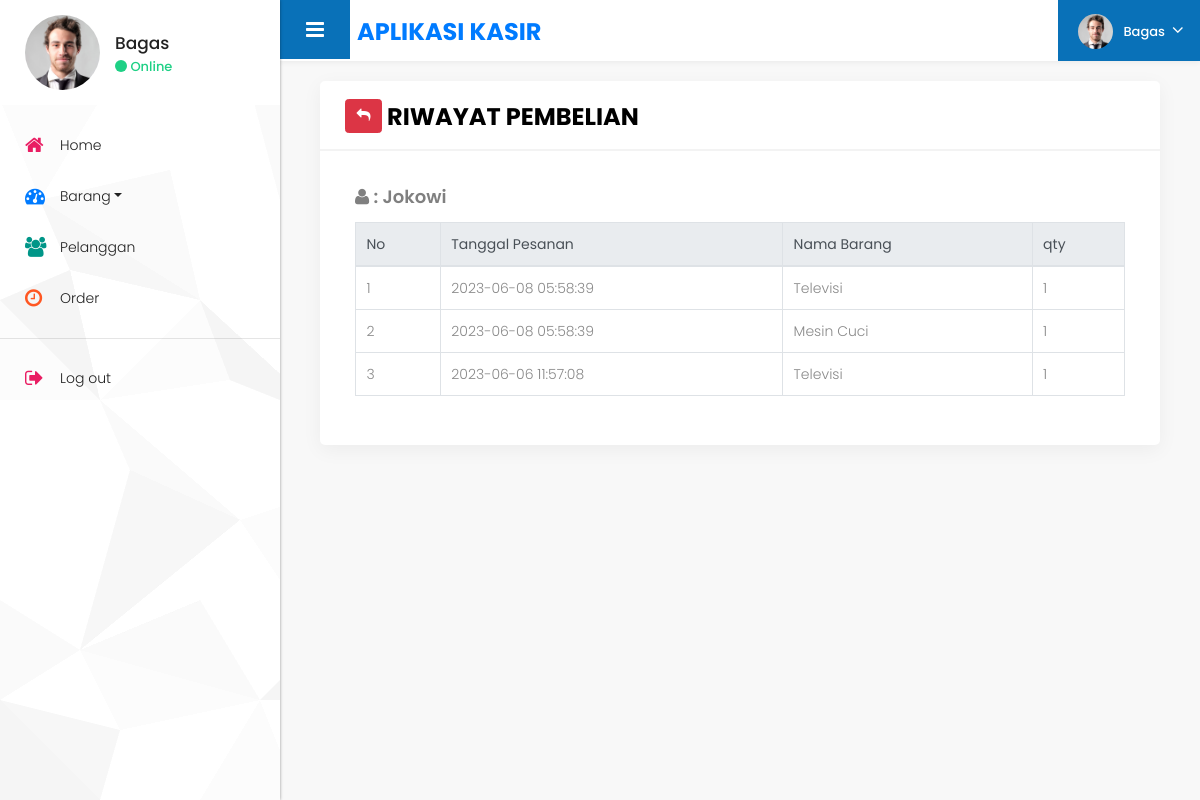
/_riwayat.php?id_pelanggan=17 (signed in), run on the app's committed database.
### tables this page shows
CREATE TABLE `pelanggan` (
  `id_pelanggan` int(11) NOT NULL,
  `nama_pelanggan` varchar(30) NOT NULL,
  `telp` varchar(16) NOT NULL,
  `alamat` varchar(50) NOT NULL
);

CREATE TABLE `detail_pesanan` (
  `id_detailpesanan` int(11) NOT NULL,
  `id_pesanan` int(11) NOT NULL,
  `id_brg` int(11) NOT NULL,
  `qty` int(11) NOT NULL
);

CREATE TABLE `pesanan` (
  `id_pesanan` int(11) NOT NULL,
  `tanggal_pesanan` timestamp NOT NULL DEFAULT current_timestamp(),
  `id_pelanggan` int(11) NOT NULL
);

CREATE TABLE `barang` (
  `id_brg` int(11) NOT NULL,
  `deskripsi` varchar(20) NOT NULL,
  `nama_brg` varchar(35) NOT NULL,
  `stok` int(30) NOT NULL,
  `harga` int(30) NOT NULL
);

### _riwayat.php (the view, shortened to what this page needs)
<?php
require_once('koneksi.php');
if (isset($_GET['id_pelanggan'])) {
    $id_pelanggan = $_GET['id_pelanggan'];
    $query = "SELECT p.*, b.nama_brg, d.qty FROM pesanan p JOIN detail_pesanan d ON p.id_pesanan = d.id_pesanan JOIN barang b ON d.id_brg = b.id_brg WHERE p.id_pelanggan='$id_pelanggan' ORDER BY p.tanggal_pesanan DESC";
    $data_riwayat = mysqli_query($conn, $query);
    $query_plgn = "SELECT nama_pelanggan FROM pelanggan WHERE id_pelanggan='$id_pelanggan'";
    $data_plgn = mysqli_query($conn, $query_plgn);
    $result_plgn = mysqli_fetch_assoc($data_plgn);
    $nama_pelanggan = $result_plgn['nama_pelanggan'];
} else {
    header("Location: pelanggan.php");
}
?>
<!DOCTYPE html>
<html lang="en">
<head>
    <?php require_once('layout/_css.php'); ?>
</head>
<body class="dashboard dashboard_2">
<div class="full_container">
    <div class="inner_container">
        <?php require_once('layout/_sidebar.php'); ?>
        <div id="content">
            <br>
            <?php require_once('layout/_topbar.php'); ?>
            <div class="midde_cont">
                <div class="col-md-12">
                    <div class="white_shd full margin_bottom_30">
                        <div class="full graph_head mb-0">
                            <div class="heading1 margin_0">
                                <a href="pelanggan.php" class="btn btn-danger"><i class="fa fa-mail-reply"></i></a>
                            </div>
                            <h3 class="ml-5">Riwayat Pembelian</h3>
                        </div>
                        <div class="table_section padding_infor_info">
                            <div class="table-responsive-sm">
                                <table class="table table-bordered">
                                <h4 style="color:grey;">
                                    <i class="fa fa-user"></i> : <?= $nama_pelanggan; ?>
                                </h4>
                                    <thead class="thead-light">
                                    <tr>
                                        <th>No</th>
                                        <th>Tanggal Pesanan</th>
                                        <th>Nama Barang</th>
                                        <th>qty</th>
                                    </tr>
                                    </thead>
                                    <tbody>
                                    <?php $no = 0; ?>
                                    <?php foreach ($data_riwayat as $row){ ?>
                                        <?php $no++; ?>
                                        <tr>
                                            <td scope="row"><?= $no; ?></td>
                                            <td><?= $row['tanggal_pesanan']; ?></td>
                                            <td><?= $row['nama_brg']; ?></td>
                                            <td><?= $row['qty']; ?></td>
                                        </tr>
                                    <?php } ?>
                                    </tbody>
                                </table>
                            </div>
                        </div>
                    </div>
                </div>
            </div>
        </div>
    </div>
</div>
</body>
</html>

### tema/style.css (style rules this page uses)
* { margin: 0; padding: 0; outline: none !important; }
html, body { color: #898989; font-size: 14px; font-family: 'Poppins', sans-serif; line-height: normal; font-weight: 300; overflow-x: hidden !important; }
a { color: #1f1f1f; text-decoration: none !important; outline: none !important; -webkit-transition: all .3s ease-in-out; -moz-transition: all .3s ease-in-out; -ms-transition: all .3s ease-in-out; -o-transition: all .3s ease-in-out; transition: all .3s ease-in-out; }
h1, h2, h3, h4, h5, h6 { letter-spacing: 0; font-weight: normal; position: relative; padding: 0; font-weight: normal; line-height: normal; color: #1f1f1f; margin: 0 }
h3 { font-size: 18px }
h4 { font-size: 16px }
a { color: #898989; text-decoration: none; outline: none; }
a, .btn { text-decoration: none !important; outline: none !important; -webkit-transition: all .3s ease-in-out; -moz-transition: all .3s ease-in-out; -ms-transition: all .3s ease-in-out; -o-transition: all .3s ease-in-out; transition: all .3s ease-in-out; }
.padding_infor_info { padding: 35px 35px; float: left; width: 100%; }
h3 { font-size: 24px; color: #000; line-height: normal; font-weight: 700; text-transform: uppercase; }
h4 { font-size: 18px; color: #000; line-height: 21px; font-weight: 600; text-transform: none; margin-bottom: 15px; }
.full { width: 100%; float: left; }
.margin_0 { margin: 0 !important; }
.full_container { width: 100%; max-width: 100%; padding: 0; margin: 0; }
.inner_container { padding: 0; margin: 0; display: flex; }
i, span { display: inline-block; }
#content { width: 100%; min-height: 100vh; transition: ease all 0.3s; position: relative; padding: 60px 25px 25px 305px; background: #f8f8f8; }
.graph_head { padding: 18px 25px 15px; float: left; width: 100%; border-bottom: solid #f3f3f3 2px; }
.heading1 { float: left; padding: 0 0 20px 0; width: 100%; margin-top: 50px; }
.graph_head .heading1 { float: left; padding: 0; width: auto; }
.margin_bottom_30 { margin-bottom: 30px; }
.white_shd { background: #fff; box-shadow: 0 5px 20px rgba(0, 0, 0, 0.05); border-radius: 5px; margin-top: 0; }
.btn { font-size: 14px; }
.table thead th { font-weight: 400; }
.table-responsive-sm { overflow: auto; }

### data on the page
pelanggan: nama_pelanggan "Jokowi"
detail_pesanan: id_pesanan.tanggal_pesanan "2023-06-08 05:58:39", id_brg.nama_brg "Televisi", qty "1"
detail_pesanan: id_pesanan.tanggal_pesanan "2023-06-08 05:58:39", id_brg.nama_brg "Mesin Cuci", qty "1"
detail_pesanan: id_pesanan.tanggal_pesanan "2023-06-06 11:57:08", id_brg.nama_brg "Televisi", qty "1"

### other printed values
$_SESSION['nama'] "Bagas"
